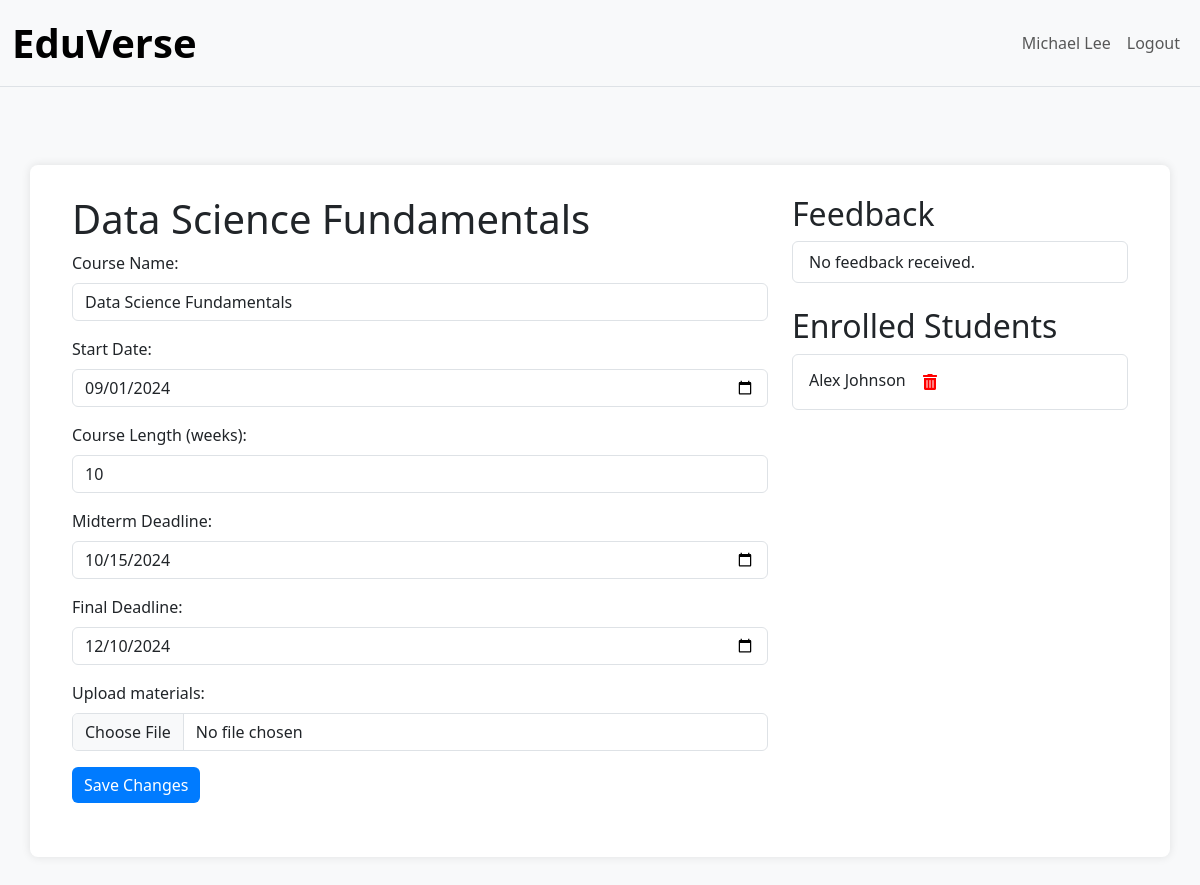
/course/3/detail/ (signed in), run on the app's committed database.
### EduVerse/models.py (models this page shows, shortened)
class Teacher(models.Model):
    user = models.OneToOneField(settings.AUTH_USER_MODEL, on_delete=models.CASCADE, related_name='teacher_profile')
    profile_picture = models.ImageField(upload_to='picture_profile/', null=True, blank=True, default='images/placeholder.png')
    class Meta:
        db_table = 'EduVerse_teacher'

class User(AbstractUser):
    ROLE_CHOICES = (
        ('student', 'Student'),
        ('teacher', 'Teacher'),
    )
    user_type = models.CharField(max_length=10, choices=ROLE_CHOICES)
    date_of_birth = models.DateField(null=True, blank=True)
    email = models.EmailField(unique=True)
    USERNAME_FIELD = 'email'
    REQUIRED_FIELDS = ['first_name', 'last_name']
    objects = UserManager()
    def get_full_name(self):
        return f"{self.first_name} {self.last_name}"
    class Meta:
        db_table = 'EduVerse_user'

class Course(models.Model):
    course_id = models.AutoField(primary_key=True)
    course_name = models.CharField(max_length=255)
    course_start_date = models.DateField()
    course_length = models.IntegerField()
    midterm_deadline = models.DateField()
    final_deadline = models.DateField()
    teacher = models.ForeignKey('Teacher', on_delete=models.CASCADE, related_name='courses_taught', default=1)
    students = models.ManyToManyField('Student', through='Enrollment', related_name='enrolled_courses', limit_choices_to={'user_type': 'student'})
    materials = models.FileField(upload_to='course_materials/', null=True, blank=True)
    class Meta:
        db_table = 'EduVerse_course'

class Enrollment(models.Model):
    student = models.ForeignKey('Student', on_delete=models.CASCADE)
    course = models.ForeignKey('Course', on_delete=models.CASCADE)
    status_update = models.TextField(blank=True)
    enrollment_date = models.DateTimeField(auto_now_add=True)
    class Meta:
        db_table = 'EduVerse_enrollment'
        unique_together = ('student', 'course')

class Student(models.Model):
    user = models.OneToOneField(settings.AUTH_USER_MODEL, on_delete=models.CASCADE, related_name='student_profile')
    profile_picture = models.ImageField(upload_to='picture_profile/', null=True, blank=True, default='images/placeholder.png')
    class Meta:
        db_table = 'EduVerse_student'

### EduVerse/views.py (the view, shortened to what this page needs)
# urls.py: path('course/<int:pk>/detail/', views.course_detail, name='course_detail'),
def course_detail(request, pk):
    course = get_object_or_404(Course, pk=pk)
    feedbacks = Feedback.objects.filter(enrollment__course=course)
    teacher = get_object_or_404(Teacher, user=request.user)
    enrolled_students = Enrollment.objects.filter(course=course).select_related('student')
    return render(request, 'course_detail.html', {
        'course': course,
        'feedbacks': feedbacks,
        'teacher': teacher,
        'enrolled_students': enrolled_students,
    })

### EduVerse/templates/course_detail.html (shortened to what this page needs)
{% extends "base.html" %}
{% load django_bootstrap5 static crispy_forms_tags %}
{% block navbar_items %}
<li class="nav-item">
    <a class="nav-link" href="{% url 'teacher_home' teacher.pk %}">{{ teacher.user.get_full_name }}</a>
</li>
<li class="nav-item">
    <form method="post" action="{% url 'logout' %}" class="d-inline">
        <button type="submit" class="nav-link btn btn-link">Logout</button>
    </form>
</li>
{% endblock %}
{% block content %}
<div class="container mt-5">
    <div class="row">
        <div class="col-md-8">
            <h1>{{ course.course_name }}</h1>
            <form method="post" action="{% url 'course_detail' course.pk %}" enctype="multipart/form-data" class="mb-4">
                <div class="mb-3">
                    <label for="id_course_name" class="form-label">Course Name:</label>
                    <input type="text" name="course_name" id="id_course_name" class="form-control" value="{{ course.course_name }}" required>
                </div>
                <div class="mb-3">
                    <label for="id_course_start_date" class="form-label">Start Date:</label>
                    <input type="date" name="course_start_date" id="id_course_start_date" class="form-control" value="{{ course.course_start_date |date:'Y-m-d' }}" required>
                </div>
                <div class="mb-3">
                    <label for="id_course_length" class="form-label">Course Length (weeks):</label>
                    <input type="number" name="course_length" id="id_course_length" class="form-control" value="{{ course.course_length }}" required>
                </div>
                <div class="mb-3">
                    <label for="id_midterm_deadline" class="form-label">Midterm Deadline:</label>
                    <input type="date" name="midterm_deadline" id="id_midterm_deadline" class="form-control" value="{{ course.midterm_deadline |date:'Y-m-d'  }}" required>
                </div>
                <div class="mb-3">
                    <label for="id_final_deadline" class="form-label">Final Deadline:</label>
                    <input type="date" name="final_deadline" id="id_final_deadline" class="form-control" value="{{ course.final_deadline |date:'Y-m-d' }}" required>
                </div>
                <div class="mb-3">
                    <label for="id_materials" class="form-label">Upload materials:</label>
                    <input type="file" name="materials" id="id_materials" class="form-control">
                </div>
                <button type="submit" class="btn btn-primary">Save Changes</button>
            </form>
        </div>
        <div class="col-md-4">
            <h2>Feedback</h2>
            <ul class="list-group mb-4">
                {% for feedback in feedbacks %}
                    <li class="list-group-item">{{ feedback.feedback_text }}</li>
                {% empty %}
                    <li class="list-group-item">No feedback received.</li>
                {% endfor %}
            </ul>
            <h2>Enrolled Students</h2>
            <ul class="list-group mb-4" id="enrolled-students-list">
                {% for enrollment in enrolled_students %}
                    <li class="list-group-item" data-student-pk="{{ enrollment.student.pk }}">
                        {{ enrollment.student.user.get_full_name }}
                        <span class="remove-button">
                            <form method="post" class="remove-student-form">
                                <button type="submit" name="remove_student" class="btn btn-link remove-student-btn">
                                    <i class="fas fa-trash-alt"></i>
                                </button>
                            </form>
                        </span>
                    </li>
                {% empty %}
                    <li class="list-group-item">No students enrolled.</li>
                {% endfor %}
            </ul>
        </div>
    </div>
</div>
{% endblock %}

### EduVerse/static/CSS/stylesheet.css (style rules this page uses)
body { background-color: #f8f9fa; height: 100vh; margin: 0; display: flex; flex-direction: column; }
.container { width: 100%; flex: 1; padding: 30px; background: #fff; border-radius: 8px; box-shadow: 0 0 10px rgba(0, 0, 0, 0.1); display: flex; flex-direction: column; justify-content:space-evenly !important; align-items: center; }
.btn-primary { background-color: #007bff; border: none; }
.row { width: 100%; display: flex; justify-content: start; }
.remove-student-form { display: inline; }
.remove-student-btn i { color: red; }

### data on the page
Teacher: user.get_full_name "Michael Lee"
Course: course_name "Data Science Fundamentals", course_start_date "09/01/2024", course_length "10", midterm_deadline "10/15/2024", final_deadline "12/10/2024"
Enrollment: student.user.get_full_name "Alex Johnson"
